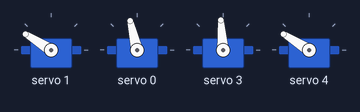
Bench run of a sketch on a simulated Arduino Uno, built with avr-gcc and run on an emulated ATmega328P. On the bench: 4 × servo. What the sketch prints to the serial monitor is not drawn.

Above: at 0.15 s.
At 2.25 s:
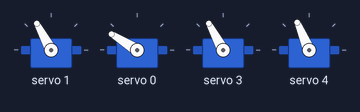
Timing chart, 0 to 5.1 s (numbered marks = the images above):
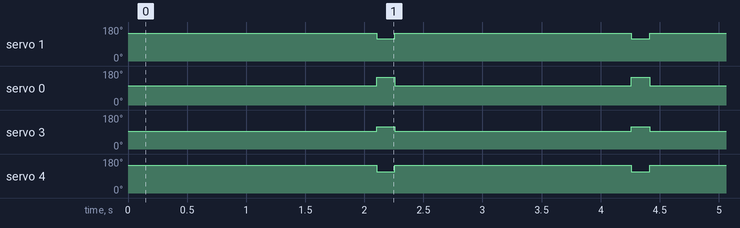

Measured:
- by itself, servo 1: alternates 148° for 2.0 s and 118° for 0.15 s
- by itself, servo 0: alternates 148° for 0.15 s and 103° for 2.0 s
- by itself, servo 3: alternates 118° for 0.15 s and 94° for 2.0 s
- by itself, servo 4: alternates 148° for 2.0 s and 113° for 0.15 s

The sketch:

blinking.ino
```cpp
#include <Wire.h>
#include <Adafruit_PWMServoDriver.h>

Adafruit_PWMServoDriver pwm = Adafruit_PWMServoDriver(0x40);

// Channel assignments
#define CH_LEFT_LOWER   1
#define CH_LEFT_UPPER   0
#define CH_RIGHT_LOWER  3
#define CH_RIGHT_UPPER  4

// Positions
#define LEFT_LOWER_CLOSE   360
#define LEFT_LOWER_OPEN    425

#define LEFT_UPPER_CLOSE   425
#define LEFT_UPPER_OPEN    330

#define RIGHT_LOWER_CLOSE  360
#define RIGHT_LOWER_OPEN   310

#define RIGHT_UPPER_CLOSE  350
#define RIGHT_UPPER_OPEN   425

// Timing
#define BLINK_INTERVAL_MS 2000
#define BLINK_HOLD_MS      150

unsigned long lastBlinkTime = 0;

void setup() {

  Serial.begin(115200);

  pwm.begin();
  pwm.setPWMFreq(50);

  delay(100);

  // Start with eyes open
  openEyes();

  lastBlinkTime = millis();

  Serial.println("Automatic blinking every 2 seconds.");
}

void loop() {

  unsigned long currentTime = millis();

  if (currentTime - lastBlinkTime >= BLINK_INTERVAL_MS) {

    closeEyes();

    delay(BLINK_HOLD_MS);

    openEyes();

    Serial.println("Blink.");

    lastBlinkTime = millis();
  }
}

void closeEyes() {

  pwm.setPWM(CH_LEFT_LOWER, 0, LEFT_LOWER_CLOSE);
  pwm.setPWM(CH_LEFT_UPPER, 0, LEFT_UPPER_CLOSE);

  pwm.setPWM(CH_RIGHT_LOWER, 0, RIGHT_LOWER_CLOSE);
  pwm.setPWM(CH_RIGHT_UPPER, 0, RIGHT_UPPER_CLOSE);
}

void openEyes() {

  pwm.setPWM(CH_LEFT_LOWER, 0, LEFT_LOWER_OPEN);
  pwm.setPWM(CH_LEFT_UPPER, 0, LEFT_UPPER_OPEN);

  pwm.setPWM(CH_RIGHT_LOWER, 0, RIGHT_LOWER_OPEN);
  pwm.setPWM(CH_RIGHT_UPPER, 0, RIGHT_UPPER_OPEN);
}
```
